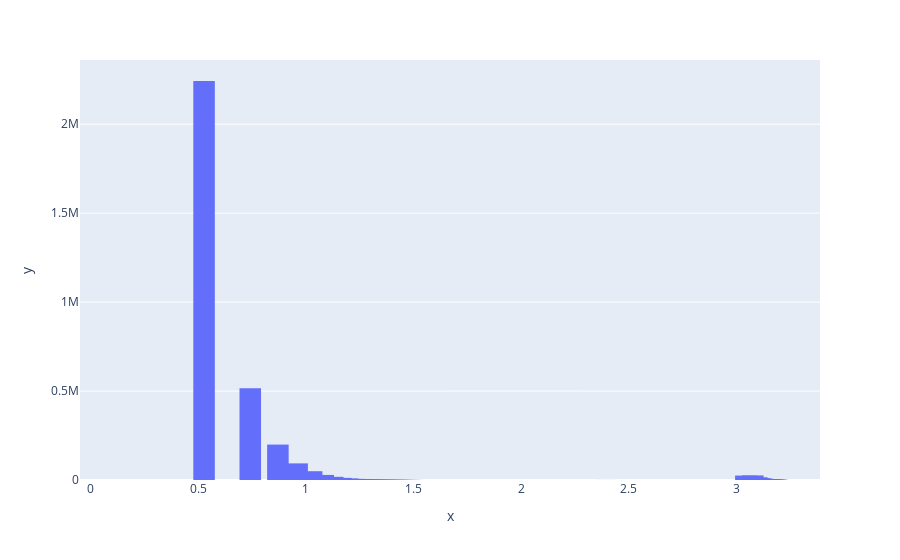

The notebook cell this image was saved under:
### Code cell
fig = px.bar(y = train_merge["conf"].value_counts().tolist(), 
             x= train_merge["conf"].value_counts().index.tolist())


fig.update_traces(marker_line_width=0, width=0.1)  
fig.show()

### Figure 1 — Plotly figure (JSON) as saved in the notebook; plotly's stock layout.template omitted (floating-point values rounded to 4 significant figures; data arrays with more than 128 entries replaced by an {"elided": "..."} marker saying what was removed)
{"data": [{"hovertemplate": "x=%{x}<br>y=%{y}<extra></extra>", "legendgroup": "", "marker": {"color": "#636efa", "line": {"width": 0}, "pattern": {"shape": ""}}, "name": "", "orientation": "v", "showlegend": false, "textposition": "auto", "type": "bar", "width": 0.1, "x": {"elided": "414 float values"}, "xaxis": "x", "y": {"elided": "414 int values"}, "yaxis": "y"}], "layout": {"barmode": "relative", "legend": {"tracegroupgap": 0}, "margin": {"t": 60}, "xaxis": {"anchor": "y", "domain": [0, 1], "title": {"text": "x"}}, "yaxis": {"anchor": "x", "domain": [0, 1], "title": {"text": "y"}}}}
